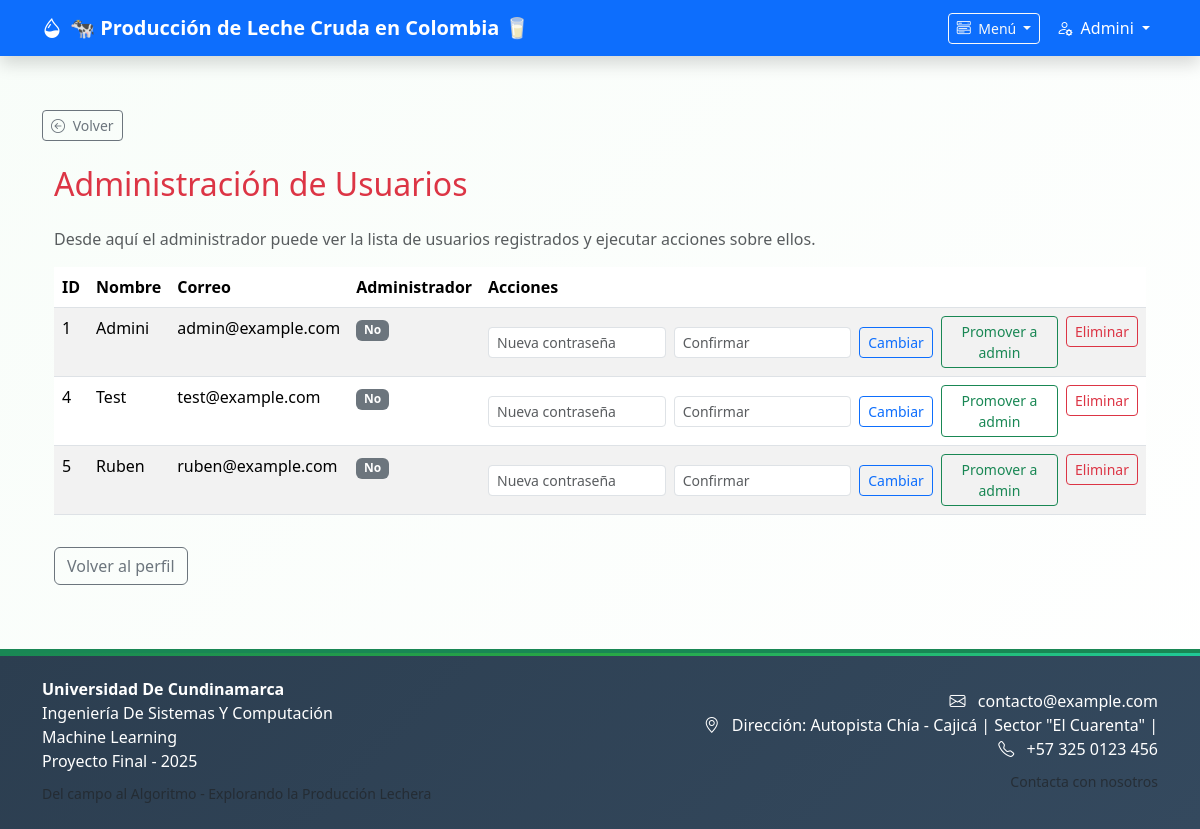
The app's page /admin/users (signed in), older data.
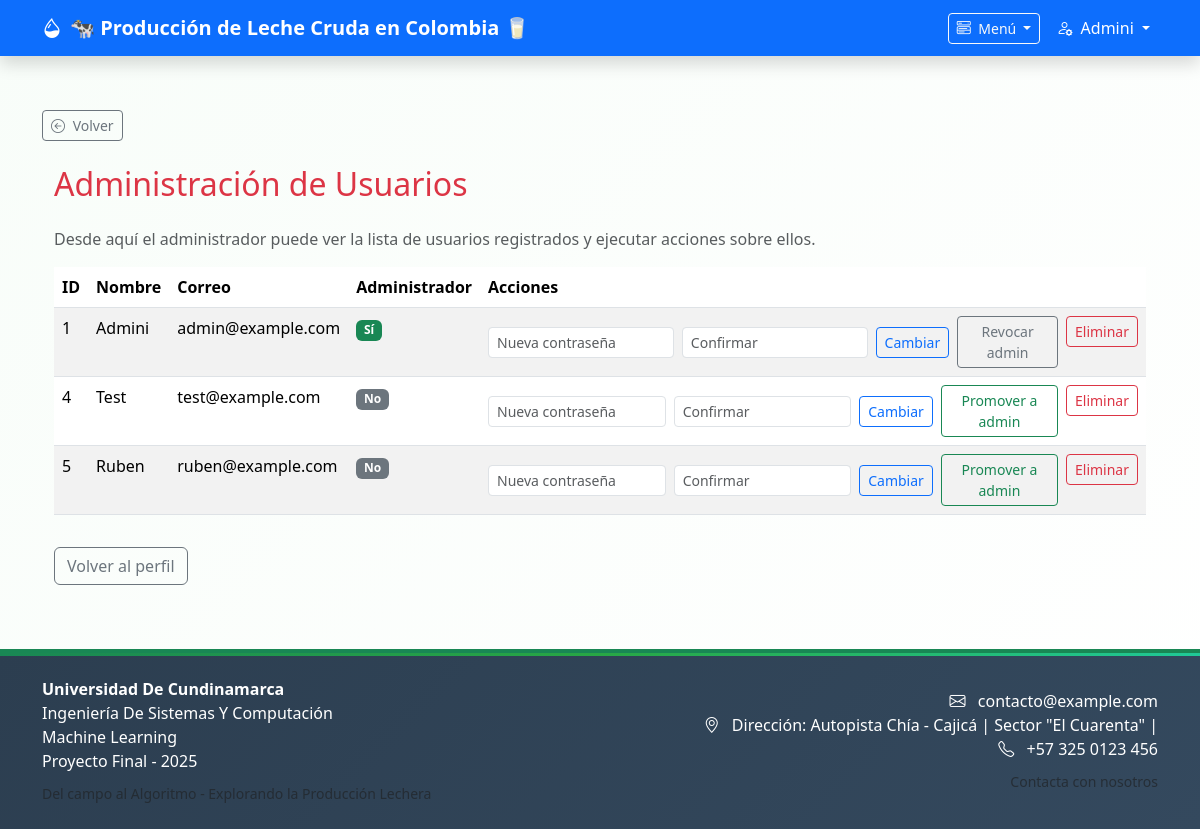
The same page, newer data.
### models.py (models this page shows, shortened)
class User(db.Model, UserMixin):
    __tablename__ = 'blog_user'
    """Modelo de usuario.

    Campos principales: id, name, email, password, is_admin.
    Métodos: set_password, check_password, save, y selectores estáticos.
    """
    id = db.Column(db.Integer, primary_key=True)
    name = db.Column(db.String(80), nullable=False)
    email = db.Column(db.String(256), unique=True, nullable=False)
    password = db.Column(db.String(128), nullable=False)
    is_admin = db.Column(db.Boolean, default=False)
    def set_password(self, password):
        """Hashea y almacena la contraseña provista.

        Nota: utiliza `werkzeug.security.generate_password_hash`.
        """
        self.password = generate_password_hash(password)
    def check_password(self, password):
        """Comprueba que `password` coincida con el hash almacenado.

        Devuelve True si coinciden, False en caso contrario.
        """
        return check_password_hash(self.password, password)
    def save(self):
        """Guarda (insert/commit) el objeto en la base de datos.

        Añade el objeto a la sesión si es nuevo y realiza commit. No
        devuelve valor; si falla lanzará excepción del ORM.
        """
        if not self.id:
            db.session.add(self)
        db.session.commit()

### perfil.py (the view)
@perfil_bp.route('/admin/users')
@login_required
def admin_users():
    if not (current_user.email == 'admin@example.com' or getattr(current_user, 'is_admin', False)):
        flash('No tienes permiso para acceder a la administración.', 'danger')
        return redirect(url_for('perfil.perfil'))
    users = User.query.order_by(User.id.asc()).all()
    return render_template('admin_users.html', users=users)

### app.py (called while the page is built, shortened)
@login_manager.user_loader
def load_user(user_id):
    return User.query.get(int(user_id))

@app.before_request
def session_timeout_handler():
    try:
        if 'usuario' not in session and not current_user.is_authenticated:
            return None
    except Exception:
        return None
    last = session.get('last_activity')
    now_ts = datetime.utcnow().timestamp()
    if last:
        elapsed = now_ts - float(last)
    session['last_activity'] = now_ts

### templates/admin_users.html (shortened to what this page needs)
{% extends "base.html" %}
{% block content %}
<div class="container mt-4">
    <h2 class="mb-4 text-danger">Administración de Usuarios</h2>
    <p class="text-muted">Desde aquí el administrador puede ver la lista de usuarios registrados y ejecutar acciones sobre ellos.</p>
    <div class="table-responsive">
        <table class="table table-striped table-hover">
            <thead>
                <tr>
                    <th>ID</th>
                    <th>Nombre</th>
                    <th>Correo</th>
                    <th>Administrador</th>
                    <th>Acciones</th>
                </tr>
            </thead>
            <tbody>
                {% for u in users %}
                <tr>
                    <td>{{ u.id }}</td>
                    <td>{{ u.name }}</td>
                    <td>{{ u.email }}</td>
                    <td>{% if u.is_admin %}<span class="badge bg-success">Sí</span>{% else %}<span class="badge bg-secondary">No</span>{% endif %}</td>
                    <td>
                        <div class="d-flex gap-2">
                            <form method="post" action="{{ url_for('perfil.admin_change_password', uid=u.id) }}" class="d-flex align-items-center">
                                <input type="password" name="new_password" class="form-control form-control-sm me-2" placeholder="Nueva contraseña" required>
                                <input type="password" name="confirm_password" class="form-control form-control-sm me-2" placeholder="Confirmar" required>
                                <button type="submit" class="btn btn-sm btn-outline-primary">Cambiar</button>
                            </form>
                            <form method="post" action="{{ url_for('perfil.admin_toggle_admin', uid=u.id) }}">
                                {% if u.is_admin %}
                                    <button type="submit" class="btn btn-sm btn-outline-secondary" title="Revocar admin">Revocar admin</button>
                                {% else %}
                                    <button type="submit" class="btn btn-sm btn-outline-success" title="Conceder admin">Promover a admin</button>
                                {% endif %}
                            </form>
                            <form method="post" action="{{ url_for('perfil.admin_delete_user', uid=u.id) }}" onsubmit="return confirm('¿Eliminar al usuario {{ u.email }}? Esta acción no se puede deshacer.');">
                                <button type="submit" class="btn btn-sm btn-outline-danger">Eliminar</button>
                            </form>
                        </div>
                    </td>
                </tr>
                {% endfor %}
            </tbody>
        </table>
    </div>
    <a href="{{ url_for('perfil.perfil') }}" class="btn btn-outline-secondary mt-3">Volver al perfil</a>
</div>
{% endblock %}

### templates/base.html (shortened to what this page needs)
<!DOCTYPE html>
<html lang="es">
<head>
    <link href="https://cdn.jsdelivr.net/npm/bootstrap@5.3.2/dist/css/bootstrap.min.css" rel="stylesheet">
    <link rel="stylesheet" href="https://cdn.jsdelivr.net/npm/bootstrap-icons/font/bootstrap-icons.css">
    <link rel="stylesheet" href="{{ url_for('static', filename='style.css') }}">
</head>
<body style="padding-top: 70px;">
    <nav class="navbar navbar-expand-lg navbar-dark bg-primary fixed-top shadow">
        <div class="container">
            <a class="navbar-brand navbar-brand-custom" href="{{ url_for('inicio') }}" data-bs-toggle="tooltip" data-bs-title="Página de inicio">
                <i class="bi bi-droplet-half me-2"></i>🐄 <strong>Producción de Leche Cruda en Colombia</strong> 🥛
            </a>
            <div class="collapse navbar-collapse" id="navbarNav">
                <div class="navbar-nav ms-auto d-flex align-items-center">
                    <div class="nav-item dropdown me-2">
                        <a class="btn btn-outline-light btn-sm dropdown-toggle" href="#" role="button" data-bs-toggle="dropdown" aria-expanded="false">
                            <i class="bi bi-menu-button-wide me-1"></i> Menú
                        </a>
                    </div>
                    {% if 'usuario' in session %}
                        <div class="nav-item dropdown">
                            <a class="nav-link dropdown-toggle text-white" href="#" role="button" data-bs-toggle="dropdown" data-bs-title="Menú de usuario">
                                <i class="bi bi-person-gear me-1"></i> {{ session['usuario'] }}
                            </a>
                        </div>
                    {% endif %}
                </div>
            </div>
        </div>
    </nav>
    <main class="container mt-4 py-3">
        {% if request.path != url_for('inicio') %}
            <div class="mb-3">
                <button type="button" id="btn-volver" class="btn btn-outline-secondary btn-sm">
                    <i class="bi bi-arrow-left-circle me-1"></i> Volver
                </button>
            </div>
        {% endif %}
        {% block content %}{% endblock %}
    </main>
    <footer class="bg-dark text-white py-4 mt-5">
        <div class="container">
            <div class="row align-items-center">
                <div class="col-md-6">
                    <ul class="list-unstyled mb-2">
                        <li><strong>Universidad De Cundinamarca</strong></li>
                        <li>Ingeniería De Sistemas Y Computación</li>
                        <li>Machine Learning</li>
                        <li>Proyecto Final - 2025</li>
                    </ul>
                    <small class="text-muted">Del campo al Algoritmo - Explorando la Producción Lechera</small>
                </div>
                <div class="col-md-6 text-md-end">
                    <ul class="list-unstyled mb-2">
                        <li>
                            <i class="bi bi-envelope me-2"></i>
                            <a href="mailto:contacto@example.com" class="text-white text-decoration-none">
                                contacto@example.com
                            </a>
                        </li>
                        <li>
                            <i class="bi bi-geo-alt me-2"></i>
                            Dirección: Autopista Chía - Cajicá | Sector "El Cuarenta" |
                        </li>
                        <li>
                            <i class="bi bi-telephone me-2"></i>
                            <a href="tel:+573250123456" class="text-white text-decoration-none">
                                +57 325 0123 456
                            </a>
                        </li>
                    </ul>
                    <small class="text-muted">Contacta con nosotros</small>
                </div>
            </div>
        </div>
    </footer>
</body>
</html>

### static/style.css (style rules this page uses)
:root { --verde-principal: #10684b; --verde-secundario: #198754; --verde-claro: #e6f4ea; --verde-pastel: #e9f5ee; --sombra-verde: rgba(16, 104, 75, 0.1); --gris-texto: #444444; }
body { font-family: 'Segoe UI', system-ui, -apple-system, sans-serif; background: linear-gradient(135deg, #f8fdf9 0%, #ffffff 100%); min-height: 100vh; }
footer { border-top: 4px solid var(--verde-secundario); background: linear-gradient(135deg, #2c3e50 0%, #34495e 100%); position: relative; }
footer::before { content: ""; position: absolute; top: 0; left: 0; right: 0; height: 3px; background: linear-gradient(90deg, var(--verde-secundario), #28a745, #20c997); }

Row changes from the older to the newer data that the page shows:
changed User "Admini": is_admin "No Promover a admin" → "Sí Revocar admin"
